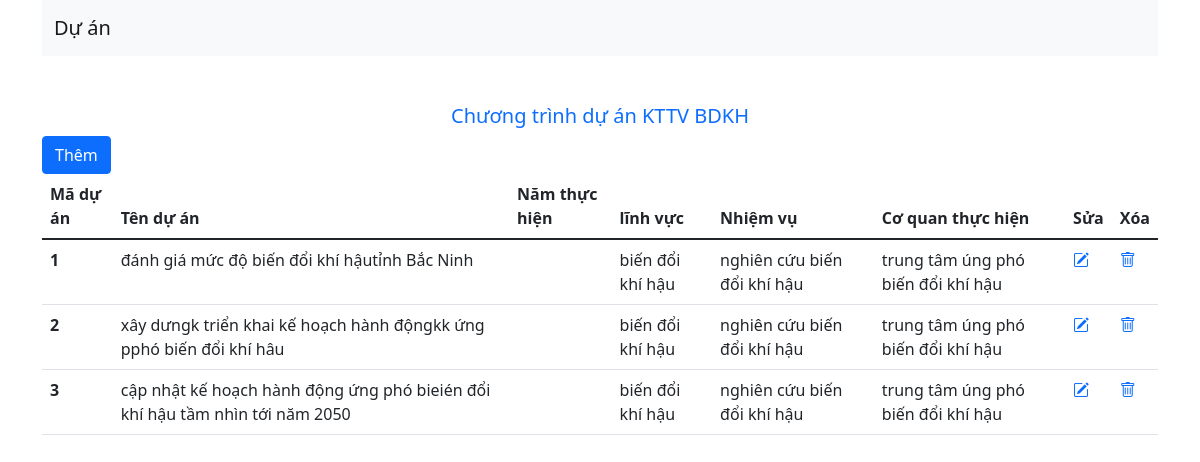
Screenshot of /thu/index.php with the database file from the repository.
### tables this page shows
CREATE TABLE `duan` (
  `maduan` int(200) NOT NULL,
  `tenduan` char(200) NOT NULL,
  `namthuchien` int(200) NOT NULL,
  `linhvuc` varchar(200) NOT NULL,
  `nhiemvu` char(200) NOT NULL,
  `coquanthuchien` varchar(200) NOT NULL
);

### src/thu/index.php (the view, shortened to what this page needs)
<!DOCTYPE html>
<html lang="en">
<head>
    <link rel="stylesheet" href="https://cdn.jsdelivr.net/npm/bootstrap-icons@1.7.2/font/bootstrap-icons.css">
    <link href="https://cdn.jsdelivr.net/npm/bootstrap@5.1.3/dist/css/bootstrap.min.css" rel="stylesheet">
</head>
<body>
    <header>
        <div class="container">
        <nav class="navbar navbar-expand-lg navbar-light bg-light">
            <div class="container-fluid">
                <a class="navbar-brand" href="#">Dự án</a>
                </div>
            </div>
    </header>
    <main>
    <div class="container">
        <h5 class="text-center text-primary mt-5">Chương trình dự án KTTV BDKH</h5>
        <div>
            <a class="btn btn-primary" href="add.php">Thêm</a>
        </div>
        <table class="table">
            <thead>
                <tr>
                    <th scope="col">Mã dự án</th>
                    <th scope="col">Tên dự án </th>
                    <th scope="col">Năm thực hiện</th>
                    <th scope="col">lĩnh vực</th>
                    <th scope="col">Nhiệm vụ</th>
                    <th scope="col">Cơ quan thực hiện</th>
                    <th scope="col">Sửa</th>
                    <th scope="col">Xóa</th>
                </tr>
            </thead>
            <tbody>
                <?php
                    $conn = mysqli_connect('localhost','root','','1951064074_kttv_bdkh');
                    $sql = "SELECT * FROM duan ";
                    $result = mysqli_query($conn,$sql);
                    if(mysqli_num_rows($result) > 0){
                        while($row = mysqli_fetch_assoc($result)){
                ?>
                            <tr>
                                <th scope="row"><?php echo $row['maduan']; ?></th>
                                <td><?php echo $row['tenduan']; ?></td>
                                <td><?php echo $row['namthuhien']; ?></td>
                                <td><?php echo $row['linhvuc']; ?></td>
                                <td><?php echo $row['nhiemvu']; ?></td>
                                <td><?php echo $row['coquanthuchien']; ?></td>
                                <td><a href="update.php?maduan=<?php echo $row['maduan']; ?>"><i class="bi bi-pencil-square"></i></a></td>
                                <td><a href="delete.php?maduan=<?php echo $row['maduan']; ?>"><i class="bi bi-trash"></i></a></td>
                            </tr>
                <?php
                        }
                    }
                ?>
            </tbody>
            </table>
    </div>
    </main>
</body>
</html>

### rows the page displays
duan: maduan "1", tenduan "đánh giá mức độ biến đổi khí hậutỉnh Bắc Ninh", linhvuc "biến đổi khí hậu", nhiemvu "nghiên cứu biến đổi khí hậu", coquanthuchien "trung tâm úng phó biến đổi khí hậu"
duan: maduan "2", tenduan "xây dưngk triển khai kế hoạch hành độngkk ứng pphó biến đổi khí hâu", linhvuc "biến đổi khí hậu", nhiemvu "nghiên cứu biến đổi khí hậu", coquanthuchien "trung tâm úng phó biến đổi khí hậu"
duan: maduan "3", tenduan "cập nhật kế hoạch hành động ứng phó bieién đổi khí hậu tầm nhìn tới năm 2050", linhvuc "biến đổi khí hậu", nhiemvu "nghiên cứu biến đổi khí hậu", coquanthuchien "trung tâm úng phó biến đổi khí hậu"
